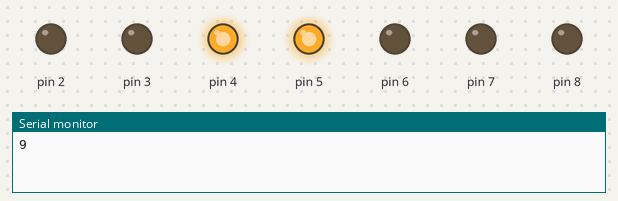
A sketch run on a simulated Arduino Uno, built with avr-gcc and run on an emulated ATmega328P. On the bench: output pins drawn as LEDs (lit = HIGH), the last lines printed to the serial monitor.

Above: at 0.7 s.
At 3.7 s:
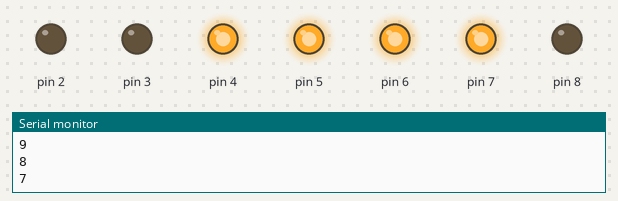
At 5.2 s:
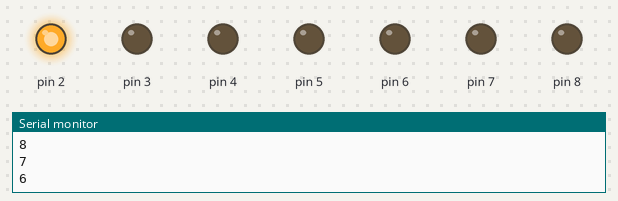
At 8.2 s:
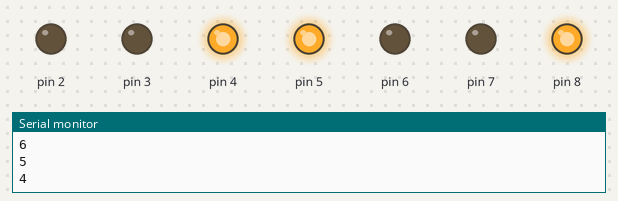
At 12.7 s:
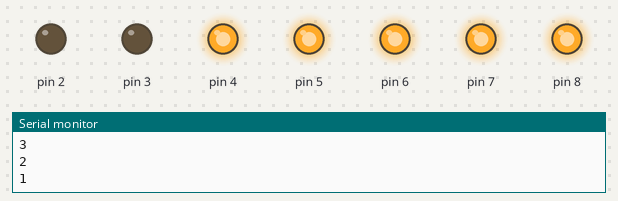
At 17.2 s:
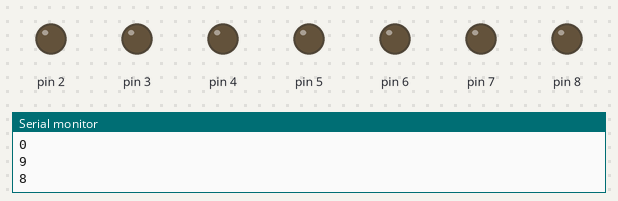
Timing chart, 0 to 19.5 s (numbered marks = the images above):
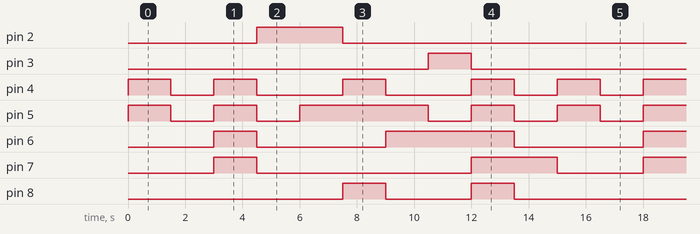

Measured:
- by itself, pin 2: alternates HIGH for 3.0 s and LOW for 12.0 s
- by itself, pin 3: alternates HIGH for 1.5 s and LOW for 13.5 s
- by itself, pin 4: repeats every 15.0 s: LOW 1.5 s, 2 × (HIGH 1.5 s, LOW 3.0 s), HIGH 1.5 s, LOW 1.5 s, HIGH 1.5 s
- by itself, pin 5: repeats every 15.0 s: LOW 1.5 s, HIGH 1.5 s, LOW 1.5 s, HIGH 4.5 s, 2 × (LOW 1.5 s, HIGH 1.5 s)
- by itself, pin 6: repeats every 15.0 s: LOW 4.5 s, HIGH 4.5 s, LOW 4.5 s, HIGH 1.5 s
- by itself, pin 7: repeats every 15.0 s: LOW 7.5 s, HIGH 3.0 s, LOW 3.0 s, HIGH 1.5 s
- by itself, pin 8: repeats every 15.0 s: LOW 3.0 s, HIGH 1.5 s, LOW 9.0 s, HIGH 1.5 s

The sketch:

exercise4.ino
```cpp
int counter = 9;
void setup() {
  Serial.begin(9600);
  pinMode(8, OUTPUT);
  pinMode(2, OUTPUT);
  pinMode(3, OUTPUT);
  pinMode(4, OUTPUT);
  pinMode(5, OUTPUT);
  pinMode(6, OUTPUT);
  pinMode(7, OUTPUT);
}

void loop() {
  Serial.println(counter);
  switch (counter) {
    case 9:
      digitalWrite(8, LOW); //a
      digitalWrite(2, LOW); //b
      digitalWrite(3, LOW); //c
      digitalWrite(4, HIGH); //d
      digitalWrite(5, HIGH); //e
      digitalWrite(6, LOW); //f
      digitalWrite(7, LOW); //g
      counter = counter - 1;
      break;
    case 8:
      digitalWrite(8, LOW);
      digitalWrite(2, LOW);
      digitalWrite(3, LOW);
      digitalWrite(4, LOW);
      digitalWrite(5, LOW);
      digitalWrite(6, LOW);
      digitalWrite(7, LOW);
      counter = counter - 1;
      break;
    case 7:
      digitalWrite(8, LOW);
      digitalWrite(2, LOW);
      digitalWrite(3, LOW);
      digitalWrite(4, HIGH);
      digitalWrite(5, HIGH);
      digitalWrite(6, HIGH);
      digitalWrite(7, HIGH);
      counter = counter - 1;
      break;
    case 6:
      digitalWrite(8, LOW);
      digitalWrite(2, HIGH);
      digitalWrite(3, LOW);
      digitalWrite(4, LOW);
      digitalWrite(5, LOW);
      digitalWrite(6, LOW);
      digitalWrite(7, LOW);
      counter = counter - 1;
      break;
    case 5:
      digitalWrite(8, LOW);
      digitalWrite(2, HIGH);
      digitalWrite(3, LOW);
      digitalWrite(4, LOW);
      digitalWrite(5, HIGH);
      digitalWrite(6, LOW);
      digitalWrite(7, LOW);
      counter = counter - 1;
      break;
    case 4:
      digitalWrite(8, HIGH);
      digitalWrite(2, LOW);
      digitalWrite(3, LOW);
      digitalWrite(4, HIGH);
      digitalWrite(5, HIGH);
      digitalWrite(6, LOW);
      digitalWrite(7, LOW);
      counter = counter - 1;
      break;
    case 3:
      digitalWrite(8, LOW);
      digitalWrite(2, LOW);
      digitalWrite(3, LOW);
      digitalWrite(4, LOW);
      digitalWrite(5, HIGH);
      digitalWrite(6, HIGH);
      digitalWrite(7, LOW);
      counter = counter - 1;
      break;
    case 2:
      digitalWrite(8, LOW);
      digitalWrite(2, LOW);
      digitalWrite(3, HIGH);
      digitalWrite(4, LOW);
      digitalWrite(5, LOW);
      digitalWrite(6, HIGH);
      digitalWrite(7, LOW);
      counter = counter - 1;
      break;
    case 1:
      digitalWrite(8, HIGH);
      digitalWrite(2, LOW);
      digitalWrite(3, LOW);
      digitalWrite(4, HIGH);
      digitalWrite(5, HIGH);
      digitalWrite(6, HIGH);
      digitalWrite(7, HIGH);
      counter = counter - 1;
      break;
    case 0:
      digitalWrite(8, LOW);
      digitalWrite(2, LOW);
      digitalWrite(3, LOW);
      digitalWrite(4, LOW);
      digitalWrite(5, LOW);
      digitalWrite(6, LOW);
      digitalWrite(7, HIGH);
      counter = 9;
      break;
  }
  delay(1500);
}
```
